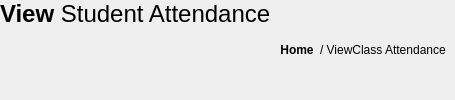
                   <widget class="QFrame" name="frame_174">
                    <property name="frameShape">
                     <enum>QFrame::Shape::NoFrame</enum>
                    </property>
                    <property name="frameShadow">
                     <enum>QFrame::Shadow::Raised</enum>
                    </property>
                    <layout class="QHBoxLayout" name="horizontalLayout_81">
                     <property name="spacing">
                      <number>0</number>
                     </property>
                     <property name="leftMargin">
                      <number>0</number>
                     </property>
                     <property name="topMargin">
                      <number>0</number>
                     </property>
                     <property name="rightMargin">
                      <number>0</number>
                     </property>
                     <property name="bottomMargin">
                      <number>0</number>
                     </property>
                     <item>
                      <widget class="QFrame" name="frame_175">
                       <property name="frameShape">
                        <enum>QFrame::Shape::NoFrame</enum>
                       </property>
                       <property name="frameShadow">
                        <enum>QFrame::Shadow::Raised</enum>
                       </property>
                       <layout class="QVBoxLayout" name="verticalLayout_76">
                        <property name="spacing">
                         <number>0</number>
                        </property>
                        <property name="leftMargin">
                         <number>0</number>
                        </property>
                        <property name="topMargin">
                         <number>0</number>
                        </property>
                        <property name="rightMargin">
                         <number>0</number>
                        </property>
                        <property name="bottomMargin">
                         <number>0</number>
                        </property>
                        <item alignment="Qt::AlignmentFlag::AlignLeft|Qt::AlignmentFlag::AlignTop">
                         <widget class="QLabel" name="label_160">
                          <property name="text">
                           <string>&lt;html&gt;&lt;head/&gt;&lt;body&gt;&lt;p&gt;&lt;span style=&quot; font-size:18pt; font-weight:600;&quot;&gt;View &lt;/span&gt;&lt;span style=&quot; font-size:18pt;&quot;&gt;Student Attendance&lt;/span&gt;&lt;/p&gt;&lt;/body&gt;&lt;/html&gt;</string>
                          </property>
                         </widget>
                        </item>
                       </layout>
                      </widget>
                     </item>
                     <item>
                      <widget class="QFrame" name="frame_176">
                       <property name="sizePolicy">
                        <sizepolicy hsizetype="Expanding" vsizetype="Preferred">
                         <horstretch>0</horstretch>
                         <verstretch>0</verstretch>
                        </sizepolicy>
                       </property>
                       <property name="frameShape">
                        <enum>QFrame::Shape::NoFrame</enum>
                       </property>
                       <property name="frameShadow">
                        <enum>QFrame::Shadow::Raised</enum>
                       </property>
                      </widget>
                     </item>
                     <item>
                      <widget class="QFrame" name="frame_177">
                       <property name="frameShape">
                        <enum>QFrame::Shape::NoFrame</enum>
                       </property>
                       <property name="frameShadow">
                        <enum>QFrame::Shadow::Raised</enum>
                       </property>
                       <layout class="QHBoxLayout" name="horizontalLayout_82">
                        <item>
                         <widget class="QPushButton" name="goHome_button_9">
                          <property name="font">
                           <font>
                            <bold>true</bold>
                           </font>
                          </property>
                          <property name="styleSheet">
                           <string notr="true">border:none;
background-color:none;</string>
                          </property>
                          <property name="text">
                           <string>Home</string>
                          </property>
                         </widget>
                        </item>
                        <item>
                         <widget class="QLabel" name="label_161">
                          <property name="text">
                           <string>&lt;html&gt;&lt;head/&gt;&lt;body&gt;&lt;p&gt;/ View&lt;span style=&quot; font-weight:600;&quot;/&gt;Class Attendance&lt;span style=&quot; font-weight:600;&quot;/&gt;&lt;/p&gt;&lt;/body&gt;&lt;/html&gt;</string>
                          </property>
                         </widget>
                        </item>
                       </layout>
                      </widget>
                     </item>
                    </layout>
                   </widget>
